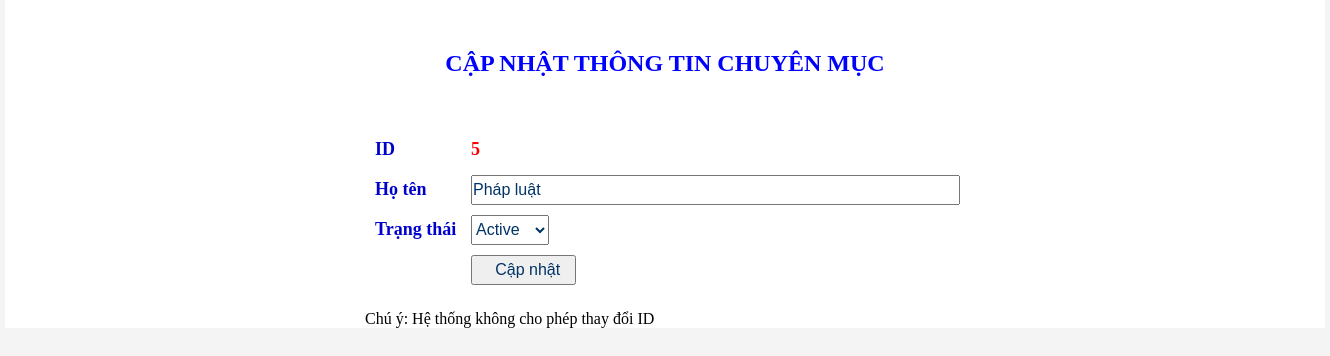
/admin/chuyenmuc/suachuyenmuc.php?idchuyenmuc=5 (signed in), run on the app's committed database.
### tables this page shows
CREATE TABLE `chuyenmuc` (
  `idchuyenmuc` int(4) NOT NULL,
  `tenchuyenmuc` text NOT NULL,
  `trangthai` varchar(10) NOT NULL
);

### admin/chuyenmuc/suachuyenmuc.php (the view, shortened to what this page needs)
<html xmlns="http://www.w3.org/1999/xhtml">
<head>
<link rel="stylesheet" href="../css/style.css">
</head>
<div id="wrapper">
<body bgcolor="#F4F4F4">
<?php
	require("../modules/connectdb.php");
	$idchuyenmuc = $_GET['idchuyenmuc'];
	$chuyenmuc = mysqli_query($conn, "Select * from chuyenmuc where idchuyenmuc='{$idchuyenmuc}'");
	$row = mysqli_fetch_array($chuyenmuc,MYSQLI_BOTH);
?>
<div id="content">
	<div class="form">
		<p class="titleform"> CẬP NHẬT THÔNG TIN CHUYÊN MỤC </p>
		<table cellspacing="5px" border="0">
			<form action="xulychuyenmuc.php?action=sua" method="post">
			<tr class="formLabel">
				<td width="150">ID</td>
				<td width="200" align="left"> <font color="#FF0000"> <?php echo $row['idchuyenmuc'];?></font>
				</td>
			</tr>
			<tr class="formLabel">
				<td>Họ tên</td>
				<td align="left"><input type="text" name="tenchuyenmuc" value="<?php echo $row['tenchuyenmuc'];?>" size="50"></td>
			</tr>
			<tr class="formLabel">
				<td> Trạng thái</td>
				<td align="left">
					<select name="trangthai">
					<?php
						if($row['trangthai']=="active")
						{
							echo "<option value='active' selected='selected' > Active</option>";
						}
						else
						{
							echo "<option value='active' > Active</option>";
							echo "<option value='inactive' selected='selected'> Inactive</option>";
						}
					?>
					</select>
				</td>
			</tr>
			<tr class="formLabel">
				<td></td>
				<td> <input type="submit" value="     Cập nhật   "> </td>
			</tr>
			</form>
		</table>
		<br>
		<p>  Chú ý: Hệ thống không cho phép thay đổi ID</p>
	</div>
</div>
</div>
</body>
</html>

### admin/css/style.css (style rules this page uses)
* { margin:0px; padding:0px; }
#wrapper { width:1320; height:auto; background-color:#FFFFFF; margin:auto; }
#content { width:1316px; height:auto; background-color:#FFFFFF; padding-left:2px; padding-right:2px; margin:auto; }
.formLabel { background-color:#FFFFFF; font-size:18px; color:#0000CC; text-align:left; padding-top:5px; text-indent: 5px; height:35px; font-weight:bold; }
.titleform { color:#0000FF; font-size:24px; font-weight:bold; text-align:center; padding-top: 50px; padding-bottom:50px; }
.form { width:600px; margin:auto; }
input, select { height: 30px; font-size:16px; color:#003366; }

### data on the page
chuyenmuc: idchuyenmuc "5", tenchuyenmuc "Pháp luật", trangthai "Active"
